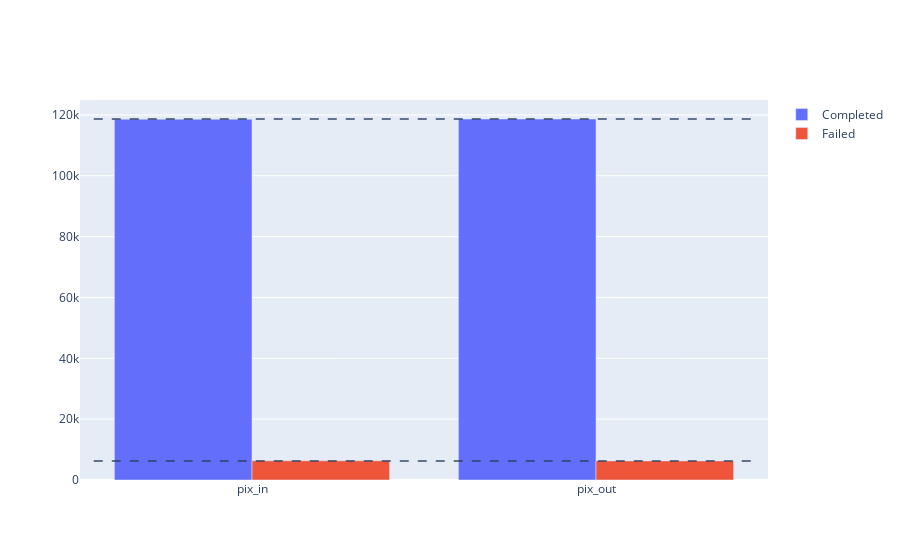

This figure's notebook cell:
### Code cell
fig=go.Figure(data=[
    go.Bar(name='Completed', x=a['completed'].index, y=a['completed'].values),
    go.Bar(name='Failed', x=a['failed'].index, y=a['failed'].values)
])
fig.add_hline(y=max(a.values),line_dash="dash",opacity=0.7,x0=0.02,x1=0.98)
fig.add_hline(y=min(a.values),line_dash="dash",opacity=0.7,x0=0.02,x1=0.98)

### Figure 1 — Plotly figure (JSON) as saved in the notebook; plotly's stock layout.template omitted (floating-point values rounded to 4 significant figures)
{"data": [{"name": "Completed", "type": "bar", "x": ["pix_in", "pix_out"], "y": [118617, 118666]}, {"name": "Failed", "type": "bar", "x": ["pix_in", "pix_out"], "y": [6316, 6283]}], "layout": {"shapes": [{"line": {"dash": "dash"}, "opacity": 0.7, "type": "line", "x0": 0.02, "x1": 0.98, "xref": "x domain", "y0": 118666, "y1": 118666, "yref": "y"}, {"line": {"dash": "dash"}, "opacity": 0.7, "type": "line", "x0": 0.02, "x1": 0.98, "xref": "x domain", "y0": 6283, "y1": 6283, "yref": "y"}]}}
